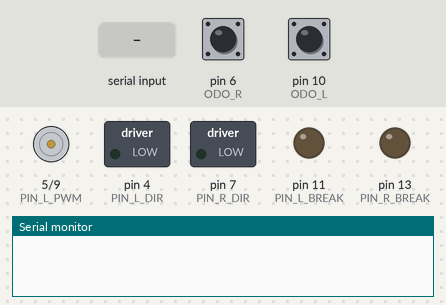
Simulated run of this sketch. Board: Arduino Uno, built with avr-gcc and run on an emulated ATmega328P. Parts: motor-driver pin pairs drawn as motors (green arrow = first pin HIGH = forward, orange = second pin HIGH = backward, longer = more drive), switched loads named in the sketch (green lamp = pin HIGH), output pins drawn as LEDs (lit = HIGH), the last lines printed to the serial monitor. The inputs (shaded band) are chosen by the test bench; at power-on: pin 6 (ODO_R) HIGH, pin 10 (ODO_L) HIGH.

Above: at 0.01 s.
At 1.2 s:
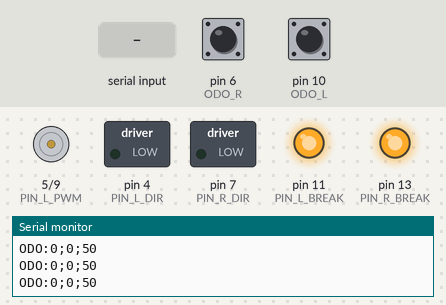
1.3 s: "CMD:;45\n" received over Serial
At 1.7 s:
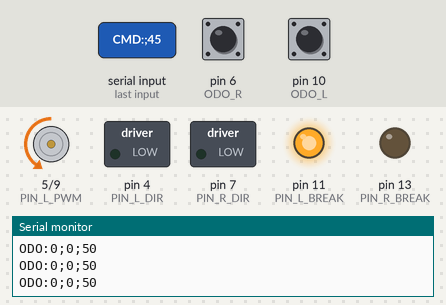
Timing chart, 0 to 4.3 s (numbered marks = the images above; inputs shaded):
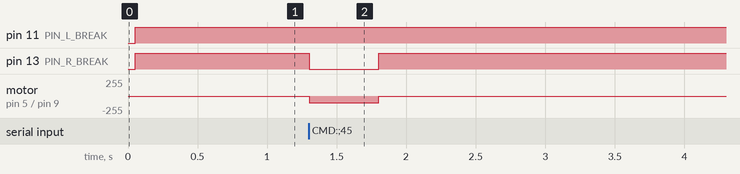

The sketch:

odometrypulse.ino
```cpp
#include <PinChangeInterrupt.h>

// ================= PINOS MOTORES =================
#define PIN_L_DIR   4
#define PIN_L_PWM   5
#define PIN_L_BREAK 11

#define PIN_R_DIR   7
#define PIN_R_PWM   9
#define PIN_R_BREAK 13

// ================= PINOS ODOMETRIA =================
#define ODO_L   10
#define ODO_R   6
#define ODO_A_L 2
#define ODO_A_R 3

// ================= PARÂMETROS FÍSICOS =================
const float DIAMETRO_RODA = 0.165;
const float METROS_POR_PULSO = DIAMETRO_RODA * 3.14159 / (12.95 * 4.0);

// ================= POTÊNCIA =================
// Mais faixa para o controlador corrigir diferenças entre motores
const int MAX_PWM = 100;
const int MIN_PWM = 25;

// ================= TRIM =================
// Ajuste inicial para compensar diferença (~11%) entre motores
const float TRIM_ESQ = 0.11;
const float TRIM_DIR = 0.00;

// ================= ODOMETRIA =================
volatile long pulsosEsq = 0;
volatile long pulsosDir = 0;

long pulsosEsqAnt = 0;
long pulsosDirAnt = 0;

unsigned long tempoAnterior = 0;

// ================= CONTROLE =================
const float KP = 8.0;

// antes era 200 ms → muito lento
const unsigned long CTRL_INTERVAL_MS = 50;

float velEsq = 0.0;
float velDir = 0.0;

float pwmEsq = 0.0;
float pwmDir = 0.0;

// ================= COMANDOS ROS =================
float setPointEsq = 0.0;
float setPointDir = 0.0;

unsigned long lastCmdTime = 0;
const unsigned long CMD_TIMEOUT_MS = 500;

void setup() {
  Serial.begin(115200);

  pinMode(PIN_L_DIR, OUTPUT);
  pinMode(PIN_L_PWM, OUTPUT);
  pinMode(PIN_L_BREAK, OUTPUT);

  pinMode(PIN_R_DIR, OUTPUT);
  pinMode(PIN_R_PWM, OUTPUT);
  pinMode(PIN_R_BREAK, OUTPUT);

  pinMode(ODO_L, INPUT_PULLUP);
  pinMode(ODO_R, INPUT_PULLUP);
  pinMode(ODO_A_L, INPUT_PULLUP);
  pinMode(ODO_A_R, INPUT_PULLUP);

  // Encoder quadratura 4x
  attachPinChangeInterrupt(digitalPinToPCINT(ODO_A_L), countEsqA, CHANGE);
  attachPinChangeInterrupt(digitalPinToPCINT(ODO_L),   countEsqB, CHANGE);

  attachPinChangeInterrupt(digitalPinToPCINT(ODO_A_R), countDirA, CHANGE);
  attachPinChangeInterrupt(digitalPinToPCINT(ODO_R),   countDirB, CHANGE);

  tempoAnterior = millis();
}

void loop() {

  // ================= RECEBE CMD DO ROS =================
  while (Serial.available() > 0) {
    String input = Serial.readStringUntil('\n');

    if (input.startsWith("CMD:")) {
      int sep = input.indexOf(';', 4);

      if (sep != -1) {
        setPointEsq = input.substring(4, sep).toFloat();
        setPointDir = input.substring(sep + 1).toFloat();

        lastCmdTime = millis();

        if (abs(setPointEsq) < 0.001 &&
            abs(setPointDir) < 0.001) {
          pwmEsq = 0.0;
          pwmDir = 0.0;
          moveMotor(0, 0);
        }
      }
    }
  }

  // ================= WATCHDOG =================
  if (millis() - lastCmdTime >= CMD_TIMEOUT_MS) {
    setPointEsq = 0.0;
    setPointDir = 0.0;
    pwmEsq = 0.0;
    pwmDir = 0.0;
  }

  // ================= LOOP DE CONTROLE =================
  unsigned long agora = millis();
  unsigned long dt_ms = agora - tempoAnterior;

  if (dt_ms >= CTRL_INTERVAL_MS) {

    float dt_s = dt_ms * 0.001f;

    noInterrupts();
    long pEsq = pulsosEsq;
    long pDir = pulsosDir;
    interrupts();

    long dEsq = pEsq - pulsosEsqAnt;
    long dDir = pDir - pulsosDirAnt;

    pulsosEsqAnt = pEsq;
    pulsosDirAnt = pDir;

    // encoder esquerdo invertido
    velEsq = -(dEsq * METROS_POR_PULSO) / dt_s;
    velDir =  (dDir * METROS_POR_PULSO) / dt_s;

    // ================= CONTROLADOR P =================
    if (abs(setPointEsq) < 0.001) {
      pwmEsq = 0.0;
    } else {
      pwmEsq += (setPointEsq - velEsq) * KP;
      pwmEsq = constrain(pwmEsq, -100.0, 100.0);
    }

    if (abs(setPointDir) < 0.001) {
      pwmDir = 0.0;
    } else {
      pwmDir += (setPointDir - velDir) * KP;
      pwmDir = constrain(pwmDir, -100.0, 100.0);
    }

    // envia odometria pro ROS
    Serial.print("ODO:");
    Serial.print(pEsq);
    Serial.print(";");
    Serial.print(pDir);
    Serial.print(";");
    Serial.println(dt_ms);

    moveMotor((int)pwmDir, (int)pwmEsq);

    tempoAnterior = agora;
  }
}

// ===================================================
// CONTROLE DOS MOTORES
// ===================================================
void moveMotor(int velD, int velE) {

  if (abs(velE) < 5) velE = 0;
  if (abs(velD) < 5) velD = 0;

  int magE = constrain(
    (int)(abs(velE) * (1.0 + TRIM_ESQ)),
    0,
    100
  );

  int magD = constrain(
    (int)(abs(velD) * (1.0 + TRIM_DIR)),
    0,
    100
  );

  // -------- motor esquerdo --------
  if (magE != 0) {
    int pwmE = map(magE, 5, 100, MIN_PWM, MAX_PWM);

    digitalWrite(PIN_L_BREAK, LOW);
    digitalWrite(PIN_L_DIR, velE > 0);

    analogWrite(PIN_L_PWM, pwmE);
  } else {
    digitalWrite(PIN_L_BREAK, HIGH);
    analogWrite(PIN_L_PWM, 0);
  }

  // -------- motor direito --------
  if (magD != 0) {
    int pwmD = map(magD, 5, 100, MIN_PWM, MAX_PWM);

    digitalWrite(PIN_R_BREAK, LOW);

    // seu driver direito está invertido
    digitalWrite(PIN_R_DIR, velD < 0);

    analogWrite(PIN_R_PWM, pwmD);
  } else {
    digitalWrite(PIN_R_BREAK, HIGH);
    analogWrite(PIN_R_PWM, 0);
  }
}

// ===================================================
// ENCODER QUADRATURA 4x
// ===================================================
void countEsqA() {
  bool a = digitalRead(ODO_A_L);
  bool b = digitalRead(ODO_L);

  if (a ^ b)
    pulsosEsq++;
  else
    pulsosEsq--;
}

void countEsqB() {
  bool a = digitalRead(ODO_A_L);
  bool b = digitalRead(ODO_L);

  if (a == b)
    pulsosEsq++;
  else
    pulsosEsq--;
}

void countDirA() {
  bool a = digitalRead(ODO_A_R);
  bool b = digitalRead(ODO_R);

  if (a ^ b)
    pulsosDir++;
  else
    pulsosDir--;
}

void countDirB() {
  bool a = digitalRead(ODO_A_R);
  bool b = digitalRead(ODO_R);

  if (a == b)
    pulsosDir++;
  else
    pulsosDir--;
}
```

Measured:
- after the input at 1.3 s, pin 13 (PIN_R_BREAK): HIGH → LOW at once, → HIGH 0.50 s later; motor on pin 5 (PIN_L_PWM) / pin 9 (PIN_R_PWM): stopped → backward 100/255 at once, → stopped 0.50 s later
